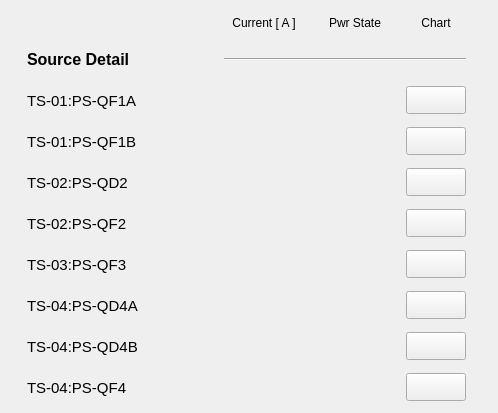
   <widget class="QWidget" name="scrollAreaWidgetContents_2">
    <property name="geometry">
     <rect>
      <x>0</x>
      <y>0</y>
      <width>498</width>
      <height>413</height>
     </rect>
    </property>
    <widget class="QWidget" name="layoutWidget">
     <property name="geometry">
      <rect>
       <x>8</x>
       <y>10</y>
       <width>481</width>
       <height>395</height>
      </rect>
     </property>
     <layout class="QGridLayout" name="gridLayout_2">
      <item row="0" column="1">
       <widget class="PyDMLabel" name="PyDMLabel_36">
        <property name="toolTip">
         <string/>
        </property>
        <property name="text">
         <string>Current [ A ]</string>
        </property>
        <property name="alignment">
         <set>Qt::AlignCenter</set>
        </property>
       </widget>
      </item>
      <item row="0" column="2">
       <widget class="PyDMLabel" name="PyDMLabel_34">
        <property name="toolTip">
         <string/>
        </property>
        <property name="text">
         <string>Pwr State</string>
        </property>
        <property name="alignment">
         <set>Qt::AlignCenter</set>
        </property>
       </widget>
      </item>
      <item row="0" column="3">
       <widget class="PyDMLabel" name="PyDMLabel_52">
        <property name="toolTip">
         <string/>
        </property>
        <property name="text">
         <string>Chart</string>
        </property>
        <property name="alignment">
         <set>Qt::AlignCenter</set>
        </property>
       </widget>
      </item>
      <item row="1" column="0">
       <widget class="PyDMLabel" name="PyDMLabel_57">
        <property name="minimumSize">
         <size>
          <width>172</width>
          <height>35</height>
         </size>
        </property>
        <property name="maximumSize">
         <size>
          <width>172</width>
          <height>16777215</height>
         </size>
        </property>
        <property name="font">
         <font>
          <pointsize>12</pointsize>
          <weight>75</weight>
          <bold>true</bold>
         </font>
        </property>
        <property name="toolTip">
         <string/>
        </property>
        <property name="text">
         <string>Source Detail</string>
        </property>
       </widget>
      </item>
      <item row="1" column="1" colspan="3">
       <widget class="Line" name="line_3">
        <property name="sizeIncrement">
         <size>
          <width>0</width>
          <height>0</height>
         </size>
        </property>
        <property name="baseSize">
         <size>
          <width>0</width>
          <height>0</height>
         </size>
        </property>
        <property name="autoFillBackground">
         <bool>false</bool>
        </property>
        <property name="frameShadow">
         <enum>QFrame::Sunken</enum>
        </property>
        <property name="lineWidth">
         <number>1</number>
        </property>
        <property name="midLineWidth">
         <number>0</number>
        </property>
        <property name="orientation">
         <enum>Qt::Horizontal</enum>
        </property>
       </widget>
      </item>
      <item row="2" column="0">
       <widget class="PyDMLabel" name="PyDMLabel_62">
        <property name="minimumSize">
         <size>
          <width>172</width>
          <height>35</height>
         </size>
        </property>
        <property name="maximumSize">
         <size>
          <width>172</width>
          <height>16777215</height>
         </size>
        </property>
        <property name="font">
         <font>
          <pointsize>11</pointsize>
         </font>
        </property>
        <property name="toolTip">
         <string/>
        </property>
        <property name="text">
         <string>TS-01:PS-QF1A</string>
        </property>
       </widget>
      </item>
      <item row="2" column="1">
       <widget class="PyDMLabel" name="PyDMLabel_37">
        <property name="enabled">
         <bool>true</bool>
        </property>
        <property name="minimumSize">
         <size>
          <width>80</width>
          <height>30</height>
         </size>
        </property>
        <property name="maximumSize">
         <size>
          <width>80</width>
          <height>30</height>
         </size>
        </property>
        <property name="toolTip">
         <string/>
        </property>
        <property name="accessibleDescription">
         <string/>
        </property>
        <property name="layoutDirection">
         <enum>Qt::LeftToRight</enum>
        </property>
        <property name="autoFillBackground">
         <bool>false</bool>
        </property>
        <property name="styleSheet">
         <string notr="true"/>
        </property>
        <property name="frameShape">
         <enum>QFrame::NoFrame</enum>
        </property>
        <property name="frameShadow">
         <enum>QFrame::Sunken</enum>
        </property>
        <property name="alignment">
         <set>Qt::AlignRight|Qt::AlignTrailing|Qt::AlignVCenter</set>
        </property>
        <property name="precision" stdset="0">
         <number>2</number>
        </property>
        <property name="precisionFromPV" stdset="0">
         <bool>false</bool>
        </property>
        <property name="channel" stdset="0">
         <string>TS-01:PS-QF1A:Current-Mon</string>
        </property>
       </widget>
      </item>
      <item row="2" column="2">
       <widget class="QLed" name="led_tsqf1a">
        <property name="enabled">
         <bool>true</bool>
        </property>
        <property name="sizePolicy">
         <sizepolicy hsizetype="Maximum" vsizetype="Maximum">
          <horstretch>0</horstretch>
          <verstretch>0</verstretch>
         </sizepolicy>
        </property>
        <property name="minimumSize">
         <size>
          <width>51</width>
          <height>35</height>
         </size>
        </property>
        <property name="maximumSize">
         <size>
          <width>51</width>
          <height>35</height>
         </size>
        </property>
        <property name="toolTip">
         <string/>
        </property>
        <property name="state">
         <bool>false</bool>
        </property>
        <property name="onColor">
         <color>
          <red>0</red>
          <green>140</green>
          <blue>0</blue>
         </color>
        </property>
        <property name="shape">
         <enum>QLed::Circle</enum>
        </property>
       </widget>
      </item>
      <item row="2" column="3">
       <widget class="PyDMPushButton" name="PyDMPushButton_5">
        <property name="minimumSize">
         <size>
          <width>60</width>
          <height>28</height>
         </size>
        </property>
        <property name="maximumSize">
         <size>
          <width>60</width>
          <height>28</height>
         </size>
        </property>
        <property name="toolTip">
         <string/>
        </property>
       </widget>
      </item>
      <item row="3" column="0">
       <widget class="PyDMLabel" name="PyDMLabel_32">
        <property name="minimumSize">
         <size>
          <width>172</width>
          <height>0</height>
         </size>
        </property>
        <property name="maximumSize">
         <size>
          <width>172</width>
          <height>16777215</height>
         </size>
        </property>
        <property name="font">
         <font>
          <pointsize>11</pointsize>
         </font>
        </property>
        <property name="toolTip">
         <string/>
        </property>
        <property name="text">
         <string>TS-01:PS-QF1B</string>
        </property>
       </widget>
      </item>
      <item row="3" column="1">
       <widget class="PyDMLabel" name="PyDMLabel_63">
        <property name="enabled">
         <bool>true</bool>
        </property>
        <property name="minimumSize">
         <size>
          <width>80</width>
          <height>30</height>
         </size>
        </property>
        <property name="maximumSize">
         <size>
          <width>80</width>
          <height>30</height>
         </size>
        </property>
        <property name="toolTip">
         <string/>
        </property>
        <property name="accessibleDescription">
         <string/>
        </property>
        <property name="layoutDirection">
         <enum>Qt::LeftToRight</enum>
        </property>
        <property name="autoFillBackground">
         <bool>false</bool>
        </property>
        <property name="styleSheet">
         <string notr="true"/>
        </property>
        <property name="frameShape">
         <enum>QFrame::NoFrame</enum>
        </property>
        <property name="frameShadow">
         <enum>QFrame::Sunken</enum>
        </property>
        <property name="alignment">
         <set>Qt::AlignRight|Qt::AlignTrailing|Qt::AlignVCenter</set>
        </property>
        <property name="precision" stdset="0">
         <number>2</number>
        </property>
        <property name="precisionFromPV" stdset="0">
         <bool>false</bool>
        </property>
        <property name="channel" stdset="0">
         <string>TS-01:PS-QF1B:Current-Mon</string>
        </property>
       </widget>
      </item>
      <item row="3" column="2">
       <widget class="QLed" name="led_tsqf1b">
        <property name="sizePolicy">
         <sizepolicy hsizetype="Maximum" vsizetype="Maximum">
          <horstretch>0</horstretch>
          <verstretch>0</verstretch>
         </sizepolicy>
        </property>
        <property name="minimumSize">
         <size>
          <width>51</width>
          <height>35</height>
         </size>
        </property>
        <property name="maximumSize">
         <size>
          <width>51</width>
          <height>35</height>
         </size>
        </property>
        <property name="toolTip">
         <string/>
        </property>
        <property name="state">
         <bool>false</bool>
        </property>
        <property name="onColor">
         <color>
          <red>0</red>
          <green>140</green>
          <blue>0</blue>
         </color>
        </property>
        <property name="shape">
         <enum>QLed::Circle</enum>
        </property>
       </widget>
      </item>
      <item row="3" column="3">
       <widget class="PyDMPushButton" name="PyDMPushButton_6">
        <property name="minimumSize">
         <size>
          <width>60</width>
          <height>28</height>
         </size>
        </property>
        <property name="maximumSize">
         <size>
          <width>60</width>
          <height>28</height>
         </size>
        </property>
        <property name="toolTip">
         <string/>
        </property>
       </widget>
      </item>
      <item row="4" column="0">
       <widget class="PyDMLabel" name="pv02raps01">
        <property name="minimumSize">
         <size>
          <width>172</width>
          <height>0</height>
         </size>
        </property>
        <property name="maximumSize">
         <size>
          <width>172</width>
          <height>16777215</height>
         </size>
        </property>
        <property name="font">
         <font>
          <pointsize>11</pointsize>
         </font>
        </property>
        <property name="toolTip">
         <string/>
        </property>
        <property name="text">
         <string>TS-02:PS-QD2</string>
        </property>
       </widget>
      </item>
      <item row="4" column="1">
       <widget class="PyDMLabel" name="PyDMLabel_64">
        <property name="enabled">
         <bool>true</bool>
        </property>
        <property name="minimumSize">
         <size>
          <width>80</width>
          <height>30</height>
         </size>
        </property>
        <property name="maximumSize">
         <size>
          <width>80</width>
          <height>30</height>
         </size>
        </property>
        <property name="toolTip">
         <string/>
        </property>
        <property name="accessibleDescription">
         <string/>
        </property>
        <property name="layoutDirection">
         <enum>Qt::LeftToRight</enum>
        </property>
        <property name="autoFillBackground">
         <bool>false</bool>
        </property>
        <property name="styleSheet">
         <string notr="true"/>
        </property>
        <property name="frameShape">
         <enum>QFrame::NoFrame</enum>
        </property>
        <property name="frameShadow">
         <enum>QFrame::Sunken</enum>
        </property>
        <property name="alignment">
         <set>Qt::AlignRight|Qt::AlignTrailing|Qt::AlignVCenter</set>
        </property>
        <property name="precision" stdset="0">
         <number>2</number>
        </property>
        <property name="precisionFromPV" stdset="0">
         <bool>false</bool>
        </property>
        <property name="channel" stdset="0">
         <string>TS-02:PS-QD2:Current-Mon</string>
        </property>
       </widget>
      </item>
      <item row="4" column="3">
       <widget class="PyDMPushButton" name="PyDMPushButton_7">
        <property name="minimumSize">
         <size>
          <width>60</width>
          <height>28</height>
         </size>
        </property>
        <property name="maximumSize">
         <size>
          <width>60</width>
          <height>28</height>
         </size>
        </property>
        <property name="toolTip">
         <string/>
        </property>
       </widget>
      </item>
      <item row="5" column="0">
       <widget class="PyDMLabel" name="pv02raps02">
        <property name="minimumSize">
         <size>
          <width>172</width>
          <height>0</height>
         </size>
        </property>
        <property name="maximumSize">
         <size>
          <width>172</width>
          <height>16777215</height>
         </size>
        </property>
        <property name="font">
         <font>
          <pointsize>11</pointsize>
         </font>
        </property>
        <property name="toolTip">
         <string/>
        </property>
        <property name="text">
         <string>TS-02:PS-QF2</string>
        </property>
       </widget>
      </item>
      <item row="5" column="1">
       <widget class="PyDMLabel" name="PyDMLabel_65">
        <property name="enabled">
         <bool>true</bool>
        </property>
        <property name="minimumSize">
         <size>
          <width>80</width>
          <height>30</height>
         </size>
        </property>
        <property name="maximumSize">
         <size>
          <width>80</width>
          <height>30</height>
         </size>
        </property>
        <property name="toolTip">
         <string/>
        </property>
        <property name="accessibleDescription">
         <string/>
        </property>
        <property name="layoutDirection">
         <enum>Qt::LeftToRight</enum>
        </property>
        <property name="autoFillBackground">
         <bool>false</bool>
        </property>
        <property name="styleSheet">
         <string notr="true"/>
        </property>
        <property name="frameShape">
         <enum>QFrame::NoFrame</enum>
        </property>
        <property name="frameShadow">
         <enum>QFrame::Sunken</enum>
        </property>
        <property name="alignment">
         <set>Qt::AlignRight|Qt::AlignTrailing|Qt::AlignVCenter</set>
        </property>
        <property name="precision" stdset="0">
         <number>2</number>
        </property>
        <property name="showUnits" stdset="0">
         <bool>false</bool>
        </property>
        <property name="precisionFromPV" stdset="0">
         <bool>false</bool>
        </property>
        <property name="channel" stdset="0">
         <string>TS-02:PS-QF2:Current-Mon</string>
        </property>
       </widget>
      </item>
      <item row="5" column="2">
       <widget class="QLed" name="led_tsqf2">
        <property name="enabled">
         <bool>true</bool>
        </property>
        <property name="sizePolicy">
         <sizepolicy hsizetype="Maximum" vsizetype="Maximum">
          <horstretch>0</horstretch>
          <verstretch>0</verstretch>
         </sizepolicy>
        </property>
        <property name="minimumSize">
         <size>
          <width>51</width>
          <height>35</height>
         </size>
        </property>
        <property name="maximumSize">
         <size>
          <width>51</width>
          <height>35</height>
         </size>
        </property>
        <property name="toolTip">
         <string/>
        </property>
        <property name="state">
         <bool>false</bool>
        </property>
        <property name="onColor">
         <color>
          <red>0</red>
          <green>140</green>
          <blue>0</blue>
         </color>
        </property>
        <property name="shape">
         <enum>QLed::Circle</enum>
        </property>
       </widget>
      </item>
      <item row="5" column="3">
       <widget class="PyDMPushButton" name="PyDMPushButton_10">
        <property name="minimumSize">
         <size>
          <width>60</width>
          <height>28</height>
         </size>
        </property>
        <property name="maximumSize">
         <size>
          <width>60</width>
          <height>28</height>
         </size>
        </property>
        <property name="toolTip">
         <string/>
        </property>
       </widget>
      </item>
      <item row="6" column="0">
       <widget class="PyDMLabel" name="pv03raps01">
        <property name="minimumSize">
         <size>
          <width>172</width>
          <height>0</height>
         </size>
        </property>
        <property name="maximumSize">
         <size>
          <width>172</width>
          <height>16777215</height>
         </size>
        </property>
        <property name="font">
         <font>
          <pointsize>11</pointsize>
         </font>
        </property>
        <property name="toolTip">
         <string/>
        </property>
        <property name="text">
         <string>TS-03:PS-QF3</string>
        </property>
       </widget>
      </item>
      <item row="6" column="1">
       <widget class="PyDMLabel" name="PyDMLabel_68">
        <property name="enabled">
         <bool>true</bool>
        </property>
        <property name="minimumSize">
         <size>
          <width>80</width>
          <height>30</height>
         </size>
        </property>
        <property name="maximumSize">
         <size>
          <width>80</width>
          <height>30</height>
         </size>
        </property>
        <property name="toolTip">
         <string/>
        </property>
        <property name="accessibleDescription">
         <string/>
        </property>
        <property name="layoutDirection">
         <enum>Qt::LeftToRight</enum>
        </property>
        <property name="autoFillBackground">
         <bool>false</bool>
        </property>
        <property name="styleSheet">
         <string notr="true"/>
        </property>
        <property name="frameShape">
         <enum>QFrame::NoFrame</enum>
        </property>
        <property name="frameShadow">
         <enum>QFrame::Sunken</enum>
        </property>
        <property name="alignment">
         <set>Qt::AlignRight|Qt::AlignTrailing|Qt::AlignVCenter</set>
        </property>
        <property name="precision" stdset="0">
         <number>2</number>
        </property>
        <property name="precisionFromPV" stdset="0">
         <bool>false</bool>
        </property>
        <property name="channel" stdset="0">
         <string>TS-03:PS-QF3:Current-Mon</string>
        </property>
       </widget>
      </item>
      <item row="6" column="2">
       <widget class="QLed" name="led_tsqf3">
        <property name="sizePolicy">
         <sizepolicy hsizetype="Maximum" vsizetype="Maximum">
          <horstretch>0</horstretch>
          <verstretch>0</verstretch>
         </sizepolicy>
        </property>
        <property name="minimumSize">
         <size>
          <width>51</width>
          <height>35</height>
         </size>
        </property>
        <property name="maximumSize">
         <size>
          <width>51</width>
          <height>35</height>
         </size>
        </property>
        <property name="toolTip">
         <string/>
        </property>
        <property name="state">
         <bool>false</bool>
        </property>
        <property name="onColor">
         <color>
          <red>0</red>
          <green>140</green>
          <blue>0</blue>
         </color>
        </property>
        <property name="shape">
         <enum>QLed::Circle</enum>
        </property>
       </widget>
      </item>
      <item row="6" column="3">
       <widget class="PyDMPushButton" name="PyDMPushButton_8">
        <property name="minimumSize">
         <size>
          <width>60</width>
          <height>28</height>
         </size>
        </property>
        <property name="maximumSize">
         <size>
          <width>60</width>
          <height>28</height>
         </size>
        </property>
        <property name="toolTip">
         <string/>
        </property>
       </widget>
      </item>
      <item row="7" column="0">
       <widget class="PyDMLabel" name="pv03raps01_2">
        <property name="minimumSize">
         <size>
          <width>172</width>
          <height>0</height>
         </size>
        </property>
        <property name="maximumSize">
         <size>
          <width>172</width>
          <height>16777215</height>
         </size>
        </property>
        <property name="font">
         <font>
          <pointsize>11</pointsize>
         </font>
        </property>
        <property name="toolTip">
         <string/>
        </property>
        <property name="text">
         <string>TS-04:PS-QD4A</string>
        </property>
       </widget>
      </item>
      <item row="7" column="1">
       <widget class="PyDMLabel" name="PyDMLabel_69">
        <property name="enabled">
         <bool>true</bool>
        </property>
        <property name="minimumSize">
         <size>
          <width>80</width>
          <height>30</height>
         </size>
        </property>
        <property name="maximumSize">
         <size>
          <width>80</width>
          <height>30</height>
         </size>
        </property>
        <property name="toolTip">
         <string/>
        </property>
        <property name="accessibleDescription">
         <string/>
        </property>
        <property name="layoutDirection">
         <enum>Qt::LeftToRight</enum>
        </property>
        <property name="autoFillBackground">
         <bool>false</bool>
        </property>
        <property name="styleSheet">
         <string notr="true"/>
        </property>
        <property name="frameShape">
         <enum>QFrame::NoFrame</enum>
        </property>
        <property name="frameShadow">
         <enum>QFrame::Sunken</enum>
        </property>
        <property name="alignment">
         <set>Qt::AlignRight|Qt::AlignTrailing|Qt::AlignVCenter</set>
        </property>
        <property name="precision" stdset="0">
         <number>2</number>
        </property>
        <property name="precisionFromPV" stdset="0">
         <bool>false</bool>
        </property>
        <property name="channel" stdset="0">
         <string>TS-04:PS-QD4A:Current-Mon</string>
        </property>
       </widget>
      </item>
      <item row="7" column="2">
       <widget class="QLed" name="led_tsqd4a">
        <property name="sizePolicy">
         <sizepolicy hsizetype="Maximum" vsizetype="Maximum">
          <horstretch>0</horstretch>
          <verstretch>0</verstretch>
         </sizepolicy>
        </property>
        <property name="minimumSize">
         <size>
          <width>51</width>
          <height>35</height>
         </size>
        </property>
        <property name="maximumSize">
         <size>
          <width>51</width>
          <height>35</height>
         </size>
        </property>
        <property name="toolTip">
         <string/>
        </property>
        <property name="state">
         <bool>false</bool>
        </property>
        <property name="onColor">
         <color>
          <red>0</red>
          <green>140</green>
          <blue>0</blue>
         </color>
        </property>
        <property name="shape">
         <enum>QLed::Circle</enum>
        </property>
       </widget>
      </item>
      <item row="7" column="3">
       <widget class="PyDMPushButton" name="PyDMPushButton_9">
        <property name="minimumSize">
         <size>
          <width>60</width>
          <height>28</height>
         </size>
        </property>
        <property name="maximumSize">
         <size>
          <width>60</width>
          <height>28</height>
         </size>
        </property>
        <property name="toolTip">
         <string/>
        </property>
       </widget>
      </item>
      <item row="8" column="0">
       <widget class="PyDMLabel" name="pv04raps01">
        <property name="minimumSize">
         <size>
          <width>172</width>
          <height>0</height>
         </size>
        </property>
        <property name="maximumSize">
         <size>
          <width>172</width>
          <height>16777215</height>
         </size>
        </property>
        <property name="font">
         <font>
          <pointsize>11</pointsize>
         </font>
        </property>
        <property name="toolTip">
         <string/>
        </property>
        <property name="text">
         <string>TS-04:PS-QD4B</string>
        </property>
       </widget>
      </item>
      <item row="8" column="1">
       <widget class="PyDMLabel" name="PyDMLabel_70">
        <property name="enabled">
         <bool>true</bool>
        </property>
        <property name="minimumSize">
         <size>
          <width>80</width>
          <height>30</height>
         </size>
        </property>
        <property name="maximumSize">
         <size>
          <width>80</width>
          <height>30</height>
         </size>
        </property>
        <property name="toolTip">
         <string/>
        </property>
        <property name="accessibleDescription">
         <string/>
        </property>
        <property name="layoutDirection">
         <enum>Qt::LeftToRight</enum>
        </property>
        <property name="autoFillBackground">
         <bool>false</bool>
        </property>
        <property name="styleSheet">
         <string notr="true"/>
        </property>
        <property name="frameShape">
         <enum>QFrame::NoFrame</enum>
        </property>
        <property name="frameShadow">
         <enum>QFrame::Sunken</enum>
        </property>
        <property name="alignment">
         <set>Qt::AlignRight|Qt::AlignTrailing|Qt::AlignVCenter</set>
        </property>
        <property name="precision" stdset="0">
         <number>2</number>
        </property>
        <property name="precisionFromPV" stdset="0">
         <bool>false</bool>
        </property>
        <property name="channel" stdset="0">
         <string>TS-04:PS-QD4B:Current-Mon</string>
        </property>
       </widget>
      </item>
      <item row="8" column="2">
       <widget class="QLed" name="led_tsqd4b">
        <property name="enabled">
         <bool>true</bool>
        </property>
        <property name="sizePolicy">
         <sizepolicy hsizetype="Maximum" vsizetype="Maximum">
          <horstretch>0</horstretch>
          <verstretch>0</verstretch>
         </sizepolicy>
        </property>
        <property name="minimumSize">
         <size>
          <width>51</width>
          <height>35</height>
         </size>
        </property>
        <property name="maximumSize">
         <size>
          <width>51</width>
          <height>35</height>
         </size>
        </property>
        <property name="toolTip">
         <string/>
        </property>
        <property name="state">
         <bool>false</bool>
        </property>
        <property name="onColor">
         <color>
          <red>0</red>
          <green>140</green>
          <blue>0</blue>
         </color>
        </property>
        <property name="shape">
         <enum>QLed::Circle</enum>
        </property>
       </widget>
      </item>
      <item row="8" column="3">
       <widget class="PyDMPushButton" name="PyDMPushButton_15">
        <property name="minimumSize">
         <size>
          <width>60</width>
          <height>28</height>
         </size>
        </property>
        <property name="maximumSize">
         <size>
          <width>60</width>
          <height>28</height>
         </size>
        </property>
        <property name="toolTip">
         <string/>
        </property>
       </widget>
      </item>
      <item row="9" column="0">
       <widget class="PyDMLabel" name="pv04raps02">
        <property name="minimumSize">
         <size>
          <width>172</width>
          <height>0</height>
         </size>
        </property>
        <property name="maximumSize">
         <size>
          <width>172</width>
          <height>16777215</height>
         </size>
        </property>
        <property name="font">
         <font>
          <pointsize>11</pointsize>
         </font>
        </property>
        <property name="toolTip">
         <string/>
        </property>
        <property name="text">
         <string>TS-04:PS-QF4</string>
        </property>
       </widget>
      </item>
      <item row="9" column="1">
       <widget class="PyDMLabel" name="PyDMLabel_72">
        <property name="enabled">
         <bool>true</bool>
        </property>
        <property name="minimumSize">
         <size>
          <width>80</width>
          <height>30</height>
         </size>
        </property>
        <property name="maximumSize">
         <size>
          <width>80</width>
          <height>30</height>
         </size>
        </property>
        <property name="toolTip">
         <string/>
        </property>
        <property name="accessibleDescription">
         <string/>
        </property>
        <property name="layoutDirection">
         <enum>Qt::LeftToRight</enum>
        </property>
        <property name="autoFillBackground">
         <bool>false</bool>
        </property>
        <property name="styleSheet">
         <string notr="true"/>
        </property>
        <property name="frameShape">
         <enum>QFrame::NoFrame</enum>
        </property>
        <property name="frameShadow">
         <enum>QFrame::Sunken</enum>
        </property>
        <property name="alignment">
         <set>Qt::AlignRight|Qt::AlignTrailing|Qt::AlignVCenter</set>
        </property>
        <property name="precision" stdset="0">
         <number>2</number>
        </property>
        <property name="precisionFromPV" stdset="0">
         <bool>false</bool>
        </property>
        <property name="channel" stdset="0">
         <string>TS-04:PS-QF4:Current-Mon</string>
        </property>
       </widget>
      </item>
      <item row="9" column="2">
       <widget class="QLed" name="led_tsqf4">
        <property name="sizePolicy">
         <sizepolicy hsizetype="Maximum" vsizetype="Maximum">
          <horstretch>0</horstretch>
          <verstretch>0</verstretch>
         </sizepolicy>
        </property>
        <property name="minimumSize">
         <size>
          <width>51</width>
          <height>35</height>
         </size>
        </property>
        <property name="maximumSize">
         <size>
          <width>51</width>
          <height>35</height>
         </size>
        </property>
        <property name="toolTip">
         <string/>
        </property>
        <property name="state">
         <bool>false</bool>
        </property>
        <property name="onColor">
         <color>
          <red>0</red>
          <green>140</green>
          <blue>0</blue>
         </color>
        </property>
        <property name="shape">
         <enum>QLed::Circle</enum>
        </property>
       </widget>
      </item>
      <item row="9" column="3">
       <widget class="PyDMPushButton" name="PyDMPushButton_16">
        <property name="minimumSize">
         <size>
          <width>60</width>
          <height>28</height>
         </size>
        </property>
        <property name="maximumSize">
         <size>
          <width>60</width>
          <height>28</height>
         </size>
        </property>
        <property name="toolTip">
         <string/>
        </property>
       </widget>
      </item>
      <item row="4" column="2">
       <widget class="QLed" name="led_tsqd2">
        <property name="sizePolicy">
         <sizepolicy hsizetype="Maximum" vsizetype="Maximum">
          <horstretch>0</horstretch>
          <verstretch>0</verstretch>
         </sizepolicy>
        </property>
        <property name="minimumSize">
         <size>
          <width>51</width>
          <height>35</height>
         </size>
        </property>
        <property name="maximumSize">
         <size>
          <width>51</width>
          <height>35</height>
         </size>
        </property>
        <property name="toolTip">
         <string/>
        </property>
        <property name="state">
         <bool>false</bool>
        </property>
        <property name="onColor">
         <color>
          <red>0</red>
          <green>140</green>
          <blue>0</blue>
         </color>
        </property>
        <property name="shape">
         <enum>QLed::Circle</enum>
        </property>
       </widget>
      </item>
     </layout>
    </widget>
   </widget>
